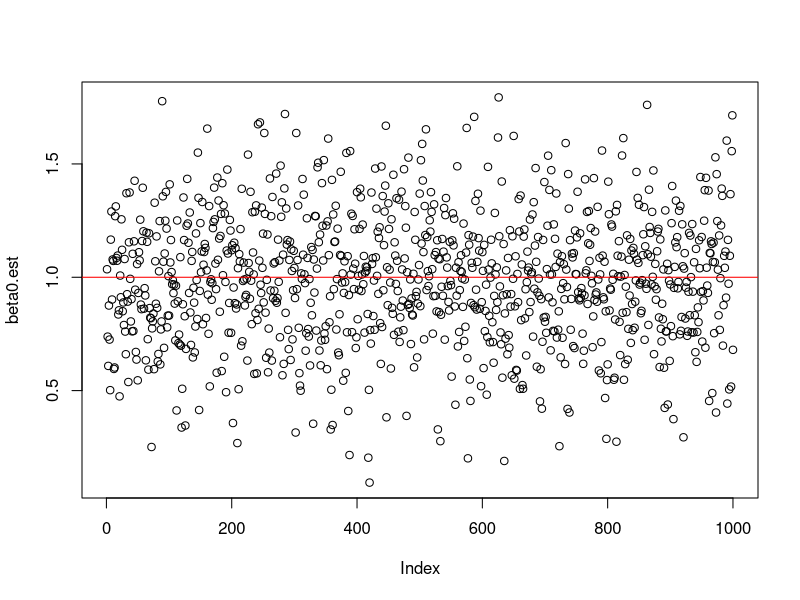
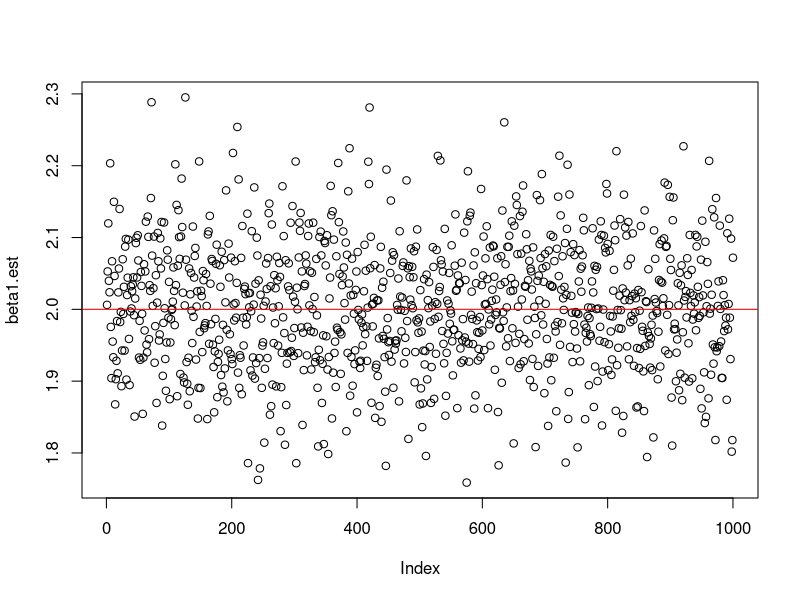
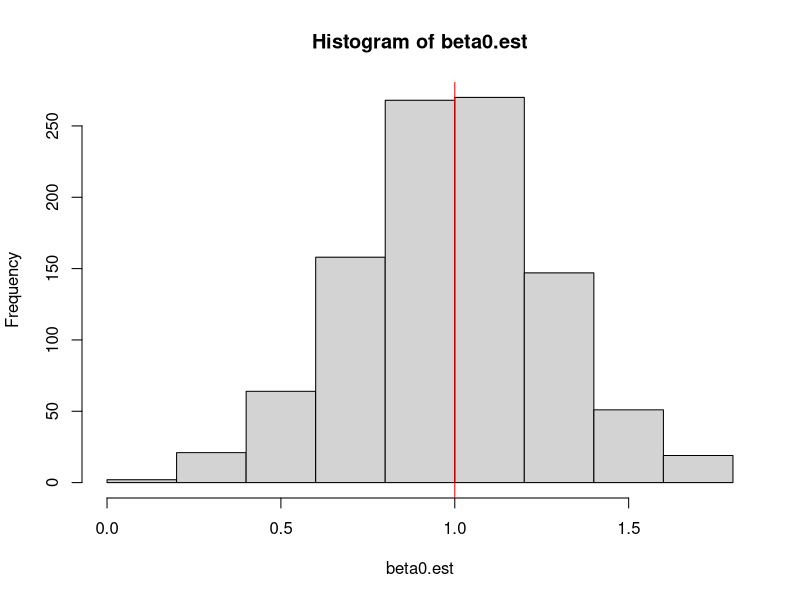
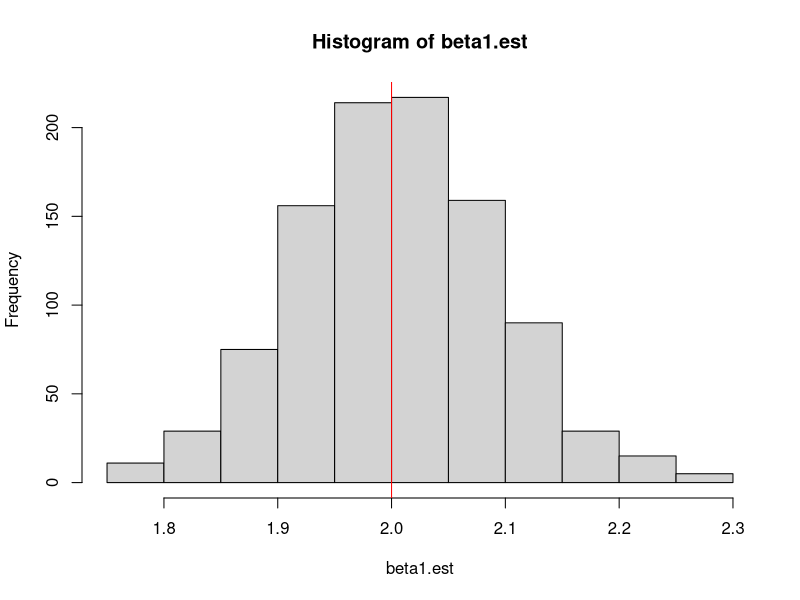
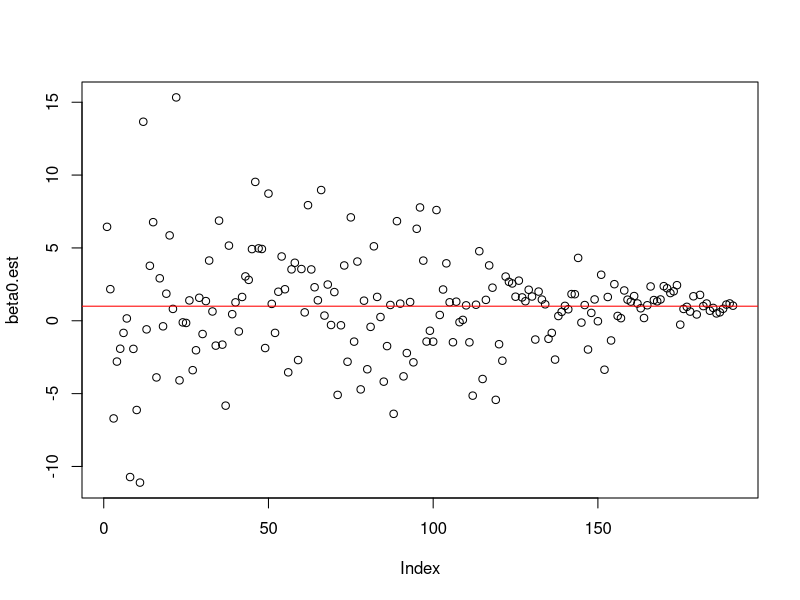
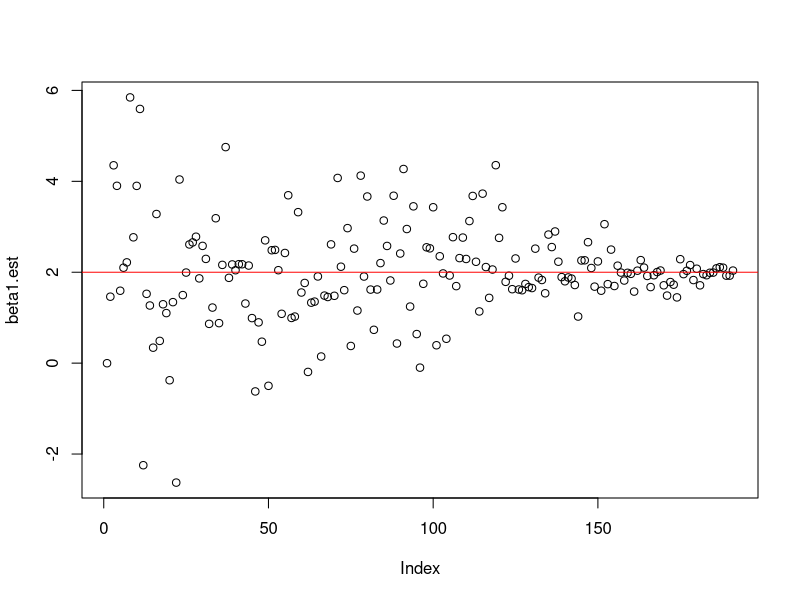
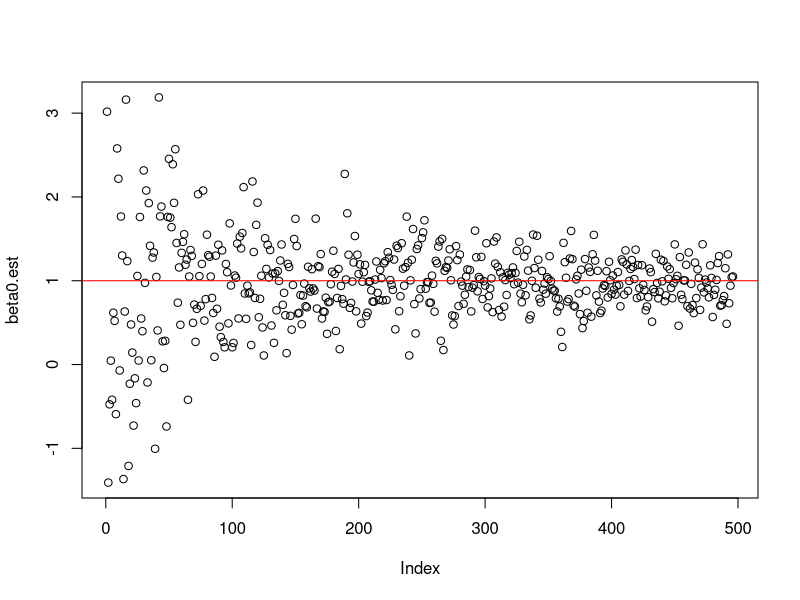
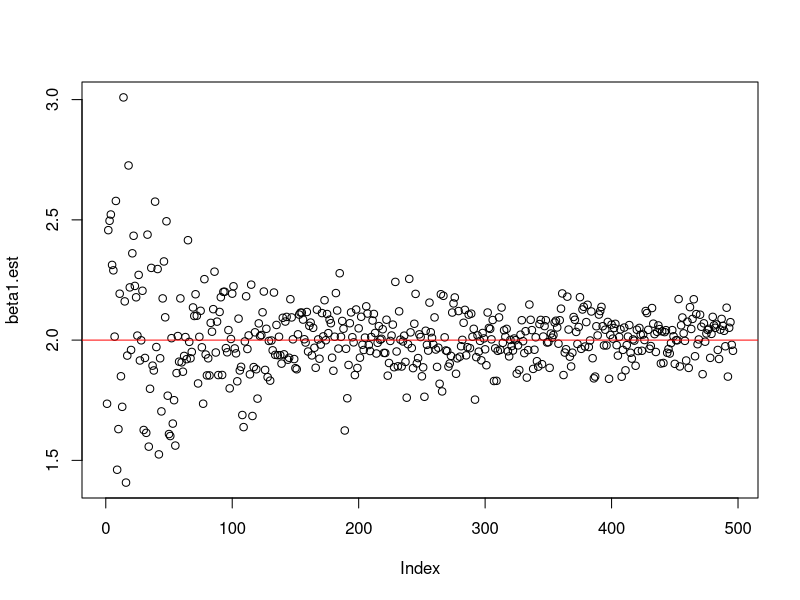

Write the R code that produced these figures, in order.
# ------------------------------









# Estimación de betas
# ------------------------------
# ------------------------------
# Ejercicio 1
# ------------------------------
beta0 = 1
beta1 = 2
n = 100
e = rnorm(n, 0, 1)
x = runif(n, 1, 5)
y = beta0 + beta1*x +e

lm(y~x)$coeff[1]
lm(y~x)$coeff[2]

# ------------------------------
# Ejercicio 2, 1000 iteraciones con varianza fija
# ------------------------------
n.sim = 1000
n = 100
beta0 = 1
beta1 = 2
sigma <- 1
beta0.est <- beta1.est <- c()
for(i in 1:n.sim){
  e = rnorm(n, 0, sigma)
  x = runif(n, 1, 5)
  y = beta0 + beta1*x +e
  beta0.est[i] <- lm(y~x)$coeff[1]
  beta1.est[i] <- lm(y~x)$coeff[2]
}

plot(beta0.est)
abline(h=beta0, col = "red")
summary(beta0.est)

plot(beta1.est)
abline(h=beta1, col = "red")
summary(beta1.est)

hist(beta0.est)
abline(v=beta0, col = "red")

hist(beta1.est)
abline(v=beta1, col = "red")


# ------------------------------
# Ejercicio 3, estimación de beta en función de la varianza
# ------------------------------
sigma <- seq(20, 1, by = -0.1)
beta0.est <- beta1.est <- c()
for(i in 1:length(sigma)){
  e = rnorm(n, 0, sigma[i])
  x = runif(n, 1, 5)
  y = beta0 + beta1*x +e
  beta0.est[i] <- lm(y~x)$coeff[1]
  beta1.est[i] <- lm(y~x)$coeff[2]
}

plot(beta0.est)
abline(h=beta0, col = "red")

plot(beta1.est)
abline(h=beta1, col = "red")

# ------------------------------
# Ejercicio 4, estimación de beta en función del tamaño muestral
# ------------------------------
n <- seq(5, 500, by = 1)
sigma <- 2
beta0.est <- beta1.est <- c()
for(i in 1:length(n)){
  e = rnorm(n[i], 0, sigma)
  x = runif(n[i], 1, 5)
  y = beta0 + beta1*x +e
  beta0.est[i] <- lm(y~x)$coeff[1]
  beta1.est[i] <- lm(y~x)$coeff[2]
}

plot(beta0.est)
abline(h=beta0, col = "red")

plot(beta1.est)
abline(h=beta1, col = "red")

# ------------------------------
# Estimación de sigma2
# ------------------------------
# ------------------------------
# Ejercicio 1
# ------------------------------
beta0 = 1
beta1 = 2
sigma = 1
n = 100
e = rnorm(n, 0, sigma)
x = runif(n, 1, 5)
y = beta0 + beta1*x +e

summary(lm(y~x))$sigma

# ------------------------------
# Ejercicio 2, 1000 iteraciones con betas fijos
# ------------------------------
n.sim = 1000
beta0 = 1
beta1 = 2
sigma = 2
sigma.est <- c()
for(i in 1:n.sim){
  e = rnorm(n, 0, sigma)
  x = runif(n, 1, 5)
  y = beta0 + beta1*x +e
  sigma.est[i] <- summary(lm(y~x))$sigma
}

plot(sigma.est)
abline(h=sigma, col = "red")
summary(sigma.est)

# ------------------------------
# Ejercicio 3, estimación de sigma en función de beta
# ------------------------------
beta0 <- seq(1, 20, by = 0.1)
beta1 <- 2
sigma = 2
sigma.est <- c()
for(i in 1:length(beta0)){
  e = rnorm(n, 0, sigma)
  x = runif(n, 1, 5)
  y = beta0[i] + beta1*x +e
  sigma.est[i] <- summary(lm(y~x))$sigma
  }

plot(sigma.est)
abline(h=sigma, col = "red")

# ------------------------------
# Ejercicio 4, estimación de sigma en función del tamaño muestral
# ------------------------------
n <- seq(5, 1000, by = 1)
beta0 = 1
beta1 = 2
sigma <- 2
sigma.est <- c()
for(i in 1:length(n)){
  e = rnorm(n[i], 0, sigma)
  x = runif(n[i], 1, 5)
  y = beta0 + beta1*x +e
  sigma.est[i] <- summary(lm(y~x))$sigma
}

plot(sigma.est^2)
abline(h=sigma^2, col = "red")
